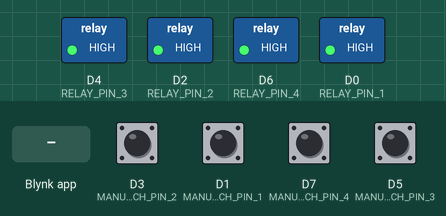
This sketch was run on a simulated ESP8266 (NodeMCU). Parts: switched loads named in the sketch (green lamp = pin HIGH). Inputs (shaded band) come from the test bench; at power-on: D1 (MANUAL_SWITCH_PIN_1), D3 (MANUAL_SWITCH_PIN_2), D5 (MANUAL_SWITCH_PIN_3), D7 (MANUAL_SWITCH_PIN_4) HIGH. WiFi joins after 1.5 s; servers stay silent unless stated.

Above: at 3.0 s.
3.1 s: Blynk app writes 0 to V1
At 3.5 s:
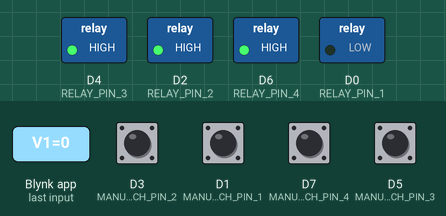
4.6 s: D3 (MANUAL_SWITCH_PIN_2) pulled LOW for 1 s
At 5.6 s:
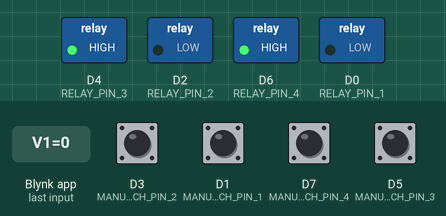
7.3 s: D7 (MANUAL_SWITCH_PIN_4) pulled LOW for 1 s
At 8.3 s:
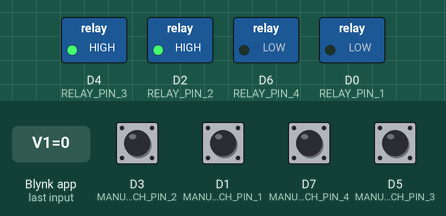
10.3 s: D5 (MANUAL_SWITCH_PIN_3) pulled LOW for 1 s
At 11.6 s:
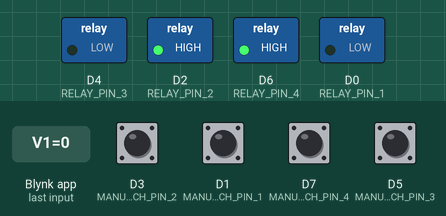
13.3 s: D1 (MANUAL_SWITCH_PIN_1) pulled LOW for 1 s
At 16.0 s:
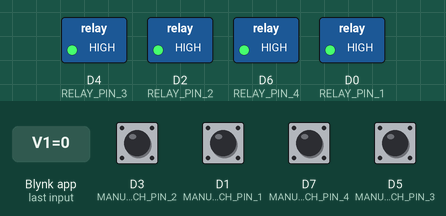
16.3 s: Blynk app writes 0 to V2
At 17.0 s:
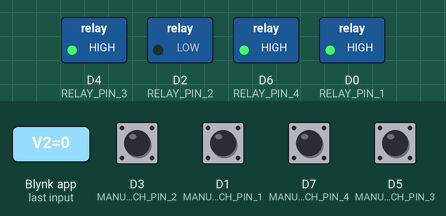
Timing chart, 0 to 18.8 s (numbered marks = the images above; inputs shaded):
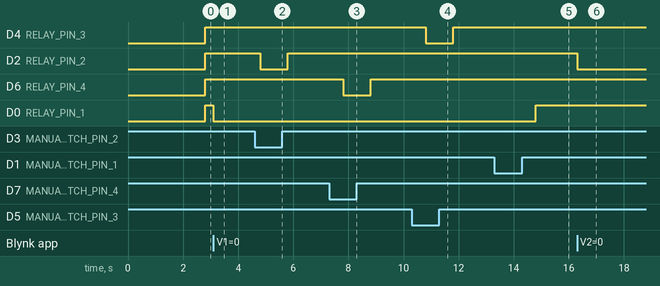

The sketch:

smart_class_room_automation.ino
```cpp
#include <ESP8266WiFi.h>
#include <BlynkSimpleEsp8266.h>

char auth[] = "NdHXJ7q29v7tq0Og35yM5LFPzGR9_fDT";
char ssid[] = "Karthik";
char pass[] = "eswar@12345";

#define RELAY_PIN_1 D0
#define RELAY_PIN_2 D2
#define RELAY_PIN_3 D4
#define RELAY_PIN_4 D6

#define MANUAL_SWITCH_PIN_1 D1
#define MANUAL_SWITCH_PIN_2 D3
#define MANUAL_SWITCH_PIN_3 D5
#define MANUAL_SWITCH_PIN_4 D7

bool manualSwitchState_1 = LOW;
bool manualSwitchState_2 = LOW;
bool manualSwitchState_3 = LOW;
bool manualSwitchState_4 = LOW;

BlynkTimer timer;

void setup() {
  pinMode(RELAY_PIN_1, OUTPUT);
  pinMode(RELAY_PIN_2, OUTPUT);
  pinMode(RELAY_PIN_3, OUTPUT);
  pinMode(RELAY_PIN_4, OUTPUT);

  pinMode(MANUAL_SWITCH_PIN_1, INPUT_PULLUP);
  pinMode(MANUAL_SWITCH_PIN_2, INPUT_PULLUP);
  pinMode(MANUAL_SWITCH_PIN_3, INPUT_PULLUP);
  pinMode(MANUAL_SWITCH_PIN_4, INPUT_PULLUP);

  digitalWrite(RELAY_PIN_1, LOW);
  digitalWrite(RELAY_PIN_2, LOW);
  digitalWrite(RELAY_PIN_3, LOW);
  digitalWrite(RELAY_PIN_4, LOW);

  Blynk.begin(auth, ssid, pass);

  timer.setInterval(1000L, checkManualSwitches);
}

void loop() {
  Blynk.run();
  timer.run();
}

void checkManualSwitches() {
  int switchState_1 = digitalRead(MANUAL_SWITCH_PIN_1);
  int switchState_2 = digitalRead(MANUAL_SWITCH_PIN_2);
  int switchState_3 = digitalRead(MANUAL_SWITCH_PIN_3);
  int switchState_4 = digitalRead(MANUAL_SWITCH_PIN_4);

  if (switchState_1 != manualSwitchState_1) {
    manualSwitchState_1 = switchState_1;

    if (manualSwitchState_1 == HIGH) {
      digitalWrite(RELAY_PIN_1, HIGH);
      Blynk.virtualWrite(V1, HIGH);
    } else {
      digitalWrite(RELAY_PIN_1, LOW);
      Blynk.virtualWrite(V1, LOW);
    }
  }

  if (switchState_2 != manualSwitchState_2) {
    manualSwitchState_2 = switchState_2;

    if (manualSwitchState_2 == HIGH) {
      digitalWrite(RELAY_PIN_2, HIGH);
      Blynk.virtualWrite(V2, HIGH);
    } else {
      digitalWrite(RELAY_PIN_2, LOW);
      Blynk.virtualWrite(V2, LOW);
    }
  }

  if (switchState_3 != manualSwitchState_3) {
    manualSwitchState_3 = switchState_3;

    if (manualSwitchState_3 == HIGH) {
      digitalWrite(RELAY_PIN_3, HIGH);
      Blynk.virtualWrite(V3, HIGH);
    } else {
      digitalWrite(RELAY_PIN_3, LOW);
      Blynk.virtualWrite(V3, LOW);
    }
  }

  if (switchState_4 != manualSwitchState_4) {
    manualSwitchState_4 = switchState_4;

    if (manualSwitchState_4 == HIGH) {
      digitalWrite(RELAY_PIN_4, HIGH);
      Blynk.virtualWrite(V4, HIGH);
    } else {
      digitalWrite(RELAY_PIN_4, LOW);
      Blynk.virtualWrite(V4, LOW);
    }
  }
}

BLYNK_WRITE(V1) {
  int relayState = param.asInt();
  digitalWrite(RELAY_PIN_1, relayState);
}

BLYNK_WRITE(V2) {
  int relayState = param.asInt();
  digitalWrite(RELAY_PIN_2, relayState);
}

BLYNK_WRITE(V3) {
  int relayState = param.asInt();
  digitalWrite(RELAY_PIN_3, relayState);
}

BLYNK_WRITE(V4) {
  int relayState = param.asInt();
  digitalWrite(RELAY_PIN_4, relayState);
}
```

Measured:
- after the input at 3.1 s, D0 (RELAY_PIN_1): HIGH → LOW at once
- after the input at 4.6 s, D2 (RELAY_PIN_2): HIGH → LOW after 0.20 s, → HIGH 1.0 s later
- after the input at 7.3 s, D6 (RELAY_PIN_4): HIGH → LOW after 0.50 s, → HIGH 1.0 s later
- after the input at 10.3 s, D4 (RELAY_PIN_3): HIGH → LOW after 0.50 s, → HIGH 1.0 s later
- after the input at 13.3 s, D0 (RELAY_PIN_1): LOW → HIGH after 1.5 s
- after the input at 16.3 s, D2 (RELAY_PIN_2): HIGH → LOW at once
